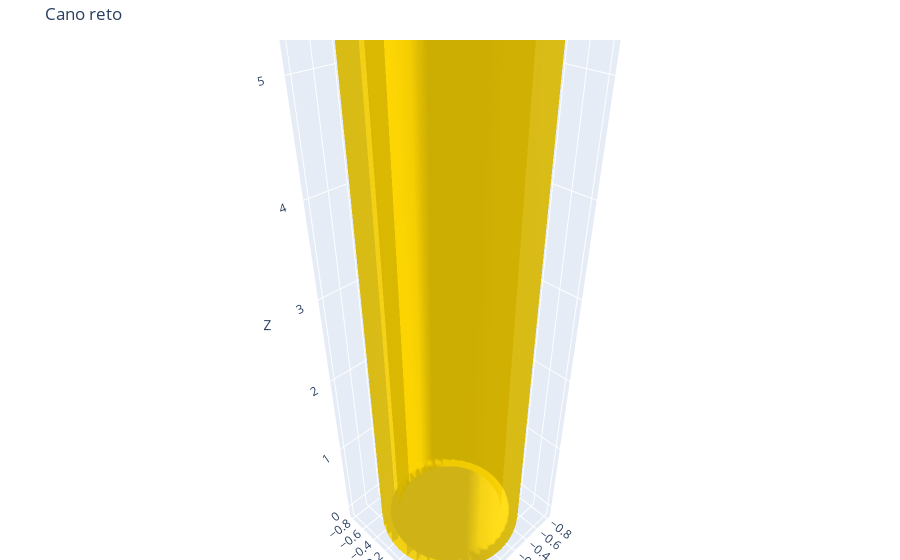

Write notebook code for a chart like this one.
### Code cell
from Objetos.Cano_reto import plotar_cano_reto_interativo

# Exemplo do cano reto com plot interativo a fim de uma melhor visualização
plotar_cano_reto_interativo(
    raio_externo=0.8,
    comprimento=6,
    n_segments=40,
    raio_interno=0.6,
    cor="gold"
)

### Figure 1 — Plotly figure (JSON) as saved in the notebook; plotly's stock layout.template omitted (floating-point values rounded to 4 significant figures; data arrays with more than 128 entries replaced by an {"elided": "..."} marker saying what was removed)
{"data": [{"color": "gold", "i": {"elided": "320 int values"}, "j": {"elided": "320 int values"}, "k": {"elided": "320 int values"}, "opacity": 0.7, "type": "mesh3d", "x": {"elided": "164 float values"}, "y": {"elided": "164 float values"}, "z": {"elided": "164 float values"}}], "layout": {"margin": {"b": 0, "l": 0, "r": 0, "t": 40}, "scene": {"aspectmode": "data", "xaxis": {"title": {"text": "X"}}, "yaxis": {"title": {"text": "Y"}}, "zaxis": {"title": {"text": "Z"}}}, "title": {"text": "Cano reto"}}}
